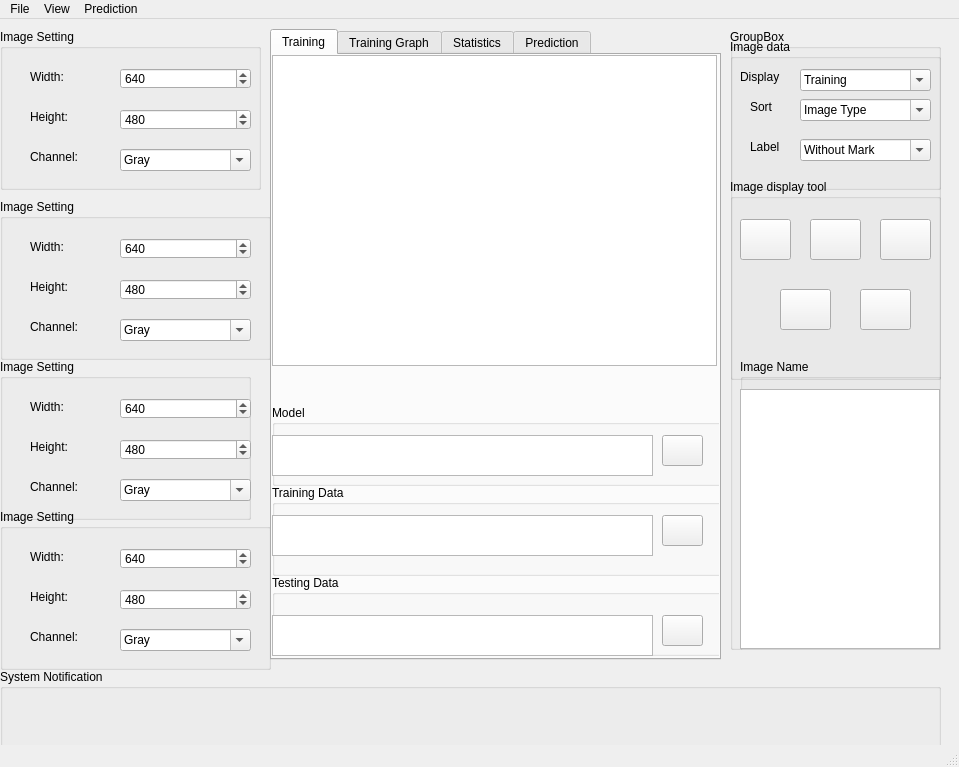
<?xml version="1.0" encoding="UTF-8"?>
<ui version="4.0">
 <class>MainWindow</class>
 <widget class="QMainWindow" name="MainWindow">
  <property name="geometry">
   <rect>
    <x>0</x>
    <y>0</y>
    <width>959</width>
    <height>767</height>
   </rect>
  </property>
  <property name="windowTitle">
   <string>MainWindow</string>
  </property>
  <widget class="QWidget" name="centralwidget">
   <widget class="QGroupBox" name="groupBox_ImageSetting">
    <property name="geometry">
     <rect>
      <x>0</x>
      <y>10</y>
      <width>261</width>
      <height>161</height>
     </rect>
    </property>
    <property name="font">
     <font>
      <weight>50</weight>
      <bold>false</bold>
     </font>
    </property>
    <property name="title">
     <string>Image Setting</string>
    </property>
    <property name="flat">
     <bool>true</bool>
    </property>
    <property name="checkable">
     <bool>false</bool>
    </property>
    <widget class="QLabel" name="label_ImageWidth">
     <property name="geometry">
      <rect>
       <x>30</x>
       <y>40</y>
       <width>58</width>
       <height>15</height>
      </rect>
     </property>
     <property name="text">
      <string>Width:</string>
     </property>
    </widget>
    <widget class="QLabel" name="label_ImageHeight">
     <property name="geometry">
      <rect>
       <x>30</x>
       <y>80</y>
       <width>58</width>
       <height>15</height>
      </rect>
     </property>
     <property name="text">
      <string>Height:</string>
     </property>
    </widget>
    <widget class="QLabel" name="label_Channel">
     <property name="geometry">
      <rect>
       <x>30</x>
       <y>120</y>
       <width>58</width>
       <height>15</height>
      </rect>
     </property>
     <property name="text">
      <string>Channel:</string>
     </property>
    </widget>
    <widget class="QSpinBox" name="spinBox_ImageWidth">
     <property name="geometry">
      <rect>
       <x>120</x>
       <y>39</y>
       <width>131</width>
       <height>21</height>
      </rect>
     </property>
     <property name="maximum">
      <number>1000</number>
     </property>
     <property name="value">
      <number>640</number>
     </property>
    </widget>
    <widget class="QSpinBox" name="spinBox_ImageHeight">
     <property name="geometry">
      <rect>
       <x>120</x>
       <y>80</y>
       <width>131</width>
       <height>21</height>
      </rect>
     </property>
     <property name="maximum">
      <number>1000</number>
     </property>
     <property name="value">
      <number>480</number>
     </property>
    </widget>
    <widget class="QComboBox" name="comboBox_ImageChannel">
     <property name="geometry">
      <rect>
       <x>120</x>
       <y>120</y>
       <width>131</width>
       <height>22</height>
      </rect>
     </property>
     <property name="editable">
      <bool>true</bool>
     </property>
     <property name="currentText">
      <string>Gray</string>
     </property>
     <property name="currentIndex">
      <number>0</number>
     </property>
     <item>
      <property name="text">
       <string>Gray</string>
      </property>
     </item>
     <item>
      <property name="text">
       <string>Color</string>
      </property>
     </item>
    </widget>
   </widget>
   <widget class="QGroupBox" name="groupBox_ImageSetting_2">
    <property name="geometry">
     <rect>
      <x>0</x>
      <y>180</y>
      <width>271</width>
      <height>161</height>
     </rect>
    </property>
    <property name="font">
     <font>
      <weight>50</weight>
      <bold>false</bold>
     </font>
    </property>
    <property name="title">
     <string>Image Setting</string>
    </property>
    <property name="flat">
     <bool>true</bool>
    </property>
    <property name="checkable">
     <bool>false</bool>
    </property>
    <widget class="QLabel" name="label_ImageWidth_2">
     <property name="geometry">
      <rect>
       <x>30</x>
       <y>40</y>
       <width>58</width>
       <height>15</height>
      </rect>
     </property>
     <property name="text">
      <string>Width:</string>
     </property>
    </widget>
    <widget class="QLabel" name="label_ImageHeight_2">
     <property name="geometry">
      <rect>
       <x>30</x>
       <y>80</y>
       <width>58</width>
       <height>15</height>
      </rect>
     </property>
     <property name="text">
      <string>Height:</string>
     </property>
    </widget>
    <widget class="QLabel" name="label_Channel_2">
     <property name="geometry">
      <rect>
       <x>30</x>
       <y>120</y>
       <width>58</width>
       <height>15</height>
      </rect>
     </property>
     <property name="text">
      <string>Channel:</string>
     </property>
    </widget>
    <widget class="QSpinBox" name="spinBox_ImageWidth_2">
     <property name="geometry">
      <rect>
       <x>120</x>
       <y>39</y>
       <width>131</width>
       <height>21</height>
      </rect>
     </property>
     <property name="maximum">
      <number>1000</number>
     </property>
     <property name="value">
      <number>640</number>
     </property>
    </widget>
    <widget class="QSpinBox" name="spinBox_ImageHeight_2">
     <property name="geometry">
      <rect>
       <x>120</x>
       <y>80</y>
       <width>131</width>
       <height>21</height>
      </rect>
     </property>
     <property name="maximum">
      <number>1000</number>
     </property>
     <property name="value">
      <number>480</number>
     </property>
    </widget>
    <widget class="QComboBox" name="comboBox_ImageChannel_2">
     <property name="geometry">
      <rect>
       <x>120</x>
       <y>120</y>
       <width>131</width>
       <height>22</height>
      </rect>
     </property>
     <property name="editable">
      <bool>true</bool>
     </property>
     <property name="currentText">
      <string>Gray</string>
     </property>
     <property name="currentIndex">
      <number>0</number>
     </property>
     <item>
      <property name="text">
       <string>Gray</string>
      </property>
     </item>
     <item>
      <property name="text">
       <string>Color</string>
      </property>
     </item>
    </widget>
   </widget>
   <widget class="QGroupBox" name="groupBox_ImageSetting_3">
    <property name="geometry">
     <rect>
      <x>0</x>
      <y>340</y>
      <width>251</width>
      <height>161</height>
     </rect>
    </property>
    <property name="font">
     <font>
      <weight>50</weight>
      <bold>false</bold>
     </font>
    </property>
    <property name="title">
     <string>Image Setting</string>
    </property>
    <property name="flat">
     <bool>true</bool>
    </property>
    <property name="checkable">
     <bool>false</bool>
    </property>
    <widget class="QLabel" name="label_ImageWidth_3">
     <property name="geometry">
      <rect>
       <x>30</x>
       <y>40</y>
       <width>58</width>
       <height>15</height>
      </rect>
     </property>
     <property name="text">
      <string>Width:</string>
     </property>
    </widget>
    <widget class="QLabel" name="label_ImageHeight_3">
     <property name="geometry">
      <rect>
       <x>30</x>
       <y>80</y>
       <width>58</width>
       <height>15</height>
      </rect>
     </property>
     <property name="text">
      <string>Height:</string>
     </property>
    </widget>
    <widget class="QLabel" name="label_Channel_3">
     <property name="geometry">
      <rect>
       <x>30</x>
       <y>120</y>
       <width>58</width>
       <height>15</height>
      </rect>
     </property>
     <property name="text">
      <string>Channel:</string>
     </property>
    </widget>
    <widget class="QSpinBox" name="spinBox_ImageWidth_3">
     <property name="geometry">
      <rect>
       <x>120</x>
       <y>39</y>
       <width>131</width>
       <height>21</height>
      </rect>
     </property>
     <property name="maximum">
      <number>1000</number>
     </property>
     <property name="value">
      <number>640</number>
     </property>
    </widget>
    <widget class="QSpinBox" name="spinBox_ImageHeight_3">
     <property name="geometry">
      <rect>
       <x>120</x>
       <y>80</y>
       <width>131</width>
       <height>21</height>
      </rect>
     </property>
     <property name="maximum">
      <number>1000</number>
     </property>
     <property name="value">
      <number>480</number>
     </property>
    </widget>
    <widget class="QComboBox" name="comboBox_ImageChannel_3">
     <property name="geometry">
      <rect>
       <x>120</x>
       <y>120</y>
       <width>131</width>
       <height>22</height>
      </rect>
     </property>
     <property name="editable">
      <bool>true</bool>
     </property>
     <property name="currentText">
      <string>Gray</string>
     </property>
     <property name="currentIndex">
      <number>0</number>
     </property>
     <item>
      <property name="text">
       <string>Gray</string>
      </property>
     </item>
     <item>
      <property name="text">
       <string>Color</string>
      </property>
     </item>
    </widget>
   </widget>
   <widget class="QGroupBox" name="groupBox_ImageSetting_4">
    <property name="geometry">
     <rect>
      <x>0</x>
      <y>490</y>
      <width>271</width>
      <height>161</height>
     </rect>
    </property>
    <property name="font">
     <font>
      <weight>50</weight>
      <bold>false</bold>
     </font>
    </property>
    <property name="title">
     <string>Image Setting</string>
    </property>
    <property name="flat">
     <bool>true</bool>
    </property>
    <property name="checkable">
     <bool>false</bool>
    </property>
    <widget class="QLabel" name="label_ImageWidth_4">
     <property name="geometry">
      <rect>
       <x>30</x>
       <y>40</y>
       <width>58</width>
       <height>15</height>
      </rect>
     </property>
     <property name="text">
      <string>Width:</string>
     </property>
    </widget>
    <widget class="QLabel" name="label_ImageHeight_4">
     <property name="geometry">
      <rect>
       <x>30</x>
       <y>80</y>
       <width>58</width>
       <height>15</height>
      </rect>
     </property>
     <property name="text">
      <string>Height:</string>
     </property>
    </widget>
    <widget class="QLabel" name="label_Channel_4">
     <property name="geometry">
      <rect>
       <x>30</x>
       <y>120</y>
       <width>58</width>
       <height>15</height>
      </rect>
     </property>
     <property name="text">
      <string>Channel:</string>
     </property>
    </widget>
    <widget class="QSpinBox" name="spinBox_ImageWidth_4">
     <property name="geometry">
      <rect>
       <x>120</x>
       <y>39</y>
       <width>131</width>
       <height>21</height>
      </rect>
     </property>
     <property name="maximum">
      <number>1000</number>
     </property>
     <property name="value">
      <number>640</number>
     </property>
    </widget>
    <widget class="QSpinBox" name="spinBox_ImageHeight_4">
     <property name="geometry">
      <rect>
       <x>120</x>
       <y>80</y>
       <width>131</width>
       <height>21</height>
      </rect>
     </property>
     <property name="maximum">
      <number>1000</number>
     </property>
     <property name="value">
      <number>480</number>
     </property>
    </widget>
    <widget class="QComboBox" name="comboBox_ImageChannel_4">
     <property name="geometry">
      <rect>
       <x>120</x>
       <y>120</y>
       <width>131</width>
       <height>22</height>
      </rect>
     </property>
     <property name="editable">
      <bool>true</bool>
     </property>
     <property name="currentText">
      <string>Gray</string>
     </property>
     <property name="currentIndex">
      <number>0</number>
     </property>
     <item>
      <property name="text">
       <string>Gray</string>
      </property>
     </item>
     <item>
      <property name="text">
       <string>Color</string>
      </property>
     </item>
    </widget>
   </widget>
   <widget class="QGroupBox" name="groupBox">
    <property name="geometry">
     <rect>
      <x>730</x>
      <y>10</y>
      <width>211</width>
      <height>621</height>
     </rect>
    </property>
    <property name="title">
     <string>GroupBox</string>
    </property>
    <widget class="QGroupBox" name="groupBox_3">
     <property name="geometry">
      <rect>
       <x>10</x>
       <y>330</y>
       <width>211</width>
       <height>301</height>
      </rect>
     </property>
     <property name="title">
      <string>Image Name</string>
     </property>
     <widget class="QListWidget" name="listWidget_ImageName">
      <property name="geometry">
       <rect>
        <x>0</x>
        <y>30</y>
        <width>200</width>
        <height>260</height>
       </rect>
      </property>
     </widget>
    </widget>
    <widget class="QGroupBox" name="groupBox_4">
     <property name="geometry">
      <rect>
       <x>0</x>
       <y>10</y>
       <width>211</width>
       <height>151</height>
      </rect>
     </property>
     <property name="title">
      <string>Image data</string>
     </property>
     <widget class="QComboBox" name="comboBox_ImageChannel_5">
      <property name="geometry">
       <rect>
        <x>70</x>
        <y>30</y>
        <width>131</width>
        <height>22</height>
       </rect>
      </property>
      <property name="editable">
       <bool>true</bool>
      </property>
      <property name="currentText">
       <string>Training</string>
      </property>
      <property name="currentIndex">
       <number>0</number>
      </property>
      <item>
       <property name="text">
        <string>Training</string>
       </property>
      </item>
      <item>
       <property name="text">
        <string>Testing</string>
       </property>
      </item>
      <item>
       <property name="text">
        <string>All</string>
       </property>
      </item>
     </widget>
     <widget class="QLabel" name="label">
      <property name="geometry">
       <rect>
        <x>10</x>
        <y>30</y>
        <width>55</width>
        <height>16</height>
       </rect>
      </property>
      <property name="text">
       <string>Display</string>
      </property>
     </widget>
     <widget class="QComboBox" name="comboBox_ImageChannel_6">
      <property name="geometry">
       <rect>
        <x>70</x>
        <y>60</y>
        <width>131</width>
        <height>22</height>
       </rect>
      </property>
      <property name="editable">
       <bool>true</bool>
      </property>
      <property name="currentText">
       <string>Image Type</string>
      </property>
      <property name="currentIndex">
       <number>0</number>
      </property>
      <item>
       <property name="text">
        <string>Image Type</string>
       </property>
      </item>
      <item>
       <property name="text">
        <string>Alphabetical</string>
       </property>
      </item>
      <item>
       <property name="text">
        <string>Time</string>
       </property>
      </item>
     </widget>
     <widget class="QLabel" name="label_2">
      <property name="geometry">
       <rect>
        <x>20</x>
        <y>60</y>
        <width>55</width>
        <height>16</height>
       </rect>
      </property>
      <property name="text">
       <string>Sort</string>
      </property>
     </widget>
     <widget class="QLabel" name="label_3">
      <property name="geometry">
       <rect>
        <x>20</x>
        <y>100</y>
        <width>55</width>
        <height>16</height>
       </rect>
      </property>
      <property name="text">
       <string>Label</string>
      </property>
     </widget>
     <widget class="QComboBox" name="comboBox_ImageChannel_7">
      <property name="geometry">
       <rect>
        <x>70</x>
        <y>100</y>
        <width>131</width>
        <height>22</height>
       </rect>
      </property>
      <property name="editable">
       <bool>true</bool>
      </property>
      <property name="currentText">
       <string>Without Mark</string>
      </property>
      <property name="currentIndex">
       <number>0</number>
      </property>
      <item>
       <property name="text">
        <string>Without Mark</string>
       </property>
      </item>
     </widget>
    </widget>
    <widget class="QGroupBox" name="groupBox_5">
     <property name="geometry">
      <rect>
       <x>0</x>
       <y>150</y>
       <width>211</width>
       <height>201</height>
      </rect>
     </property>
     <property name="title">
      <string>Image display tool</string>
     </property>
     <widget class="QPushButton" name="pushButton">
      <property name="geometry">
       <rect>
        <x>10</x>
        <y>40</y>
        <width>51</width>
        <height>41</height>
       </rect>
      </property>
      <property name="text">
       <string/>
      </property>
      <property name="icon">
       <iconset>
        <normaloff>../../labelImg-master/labelImg-master/resources/icons/zoom.png</normaloff>../../labelImg-master/labelImg-master/resources/icons/zoom.png</iconset>
      </property>
     </widget>
     <widget class="QPushButton" name="pushButton_2">
      <property name="geometry">
       <rect>
        <x>80</x>
        <y>40</y>
        <width>51</width>
        <height>41</height>
       </rect>
      </property>
      <property name="text">
       <string/>
      </property>
      <property name="icon">
       <iconset>
        <normaloff>../../labelImg-master/labelImg-master/resources/icons/zoom-in.png</normaloff>../../labelImg-master/labelImg-master/resources/icons/zoom-in.png</iconset>
      </property>
     </widget>
     <widget class="QPushButton" name="pushButton_3">
      <property name="geometry">
       <rect>
        <x>150</x>
        <y>40</y>
        <width>51</width>
        <height>41</height>
       </rect>
      </property>
      <property name="text">
       <string/>
      </property>
      <property name="icon">
       <iconset>
        <normaloff>../../labelImg-master/labelImg-master/resources/icons/zoom-out.png</normaloff>../../labelImg-master/labelImg-master/resources/icons/zoom-out.png</iconset>
      </property>
     </widget>
     <widget class="QPushButton" name="pushButton_4">
      <property name="geometry">
       <rect>
        <x>50</x>
        <y>110</y>
        <width>51</width>
        <height>41</height>
       </rect>
      </property>
      <property name="text">
       <string/>
      </property>
      <property name="icon">
       <iconset>
        <normaloff>../../labelImg-master/labelImg-master/resources/icons/prev.png</normaloff>../../labelImg-master/labelImg-master/resources/icons/prev.png</iconset>
      </property>
     </widget>
     <widget class="QPushButton" name="pushButton_5">
      <property name="geometry">
       <rect>
        <x>130</x>
        <y>110</y>
        <width>51</width>
        <height>41</height>
       </rect>
      </property>
      <property name="text">
       <string/>
      </property>
      <property name="icon">
       <iconset>
        <normaloff>../../labelImg-master/labelImg-master/resources/icons/next.png</normaloff>../../labelImg-master/labelImg-master/resources/icons/next.png</iconset>
      </property>
     </widget>
    </widget>
   </widget>
   <widget class="QGroupBox" name="System_Notification">
    <property name="geometry">
     <rect>
      <x>0</x>
      <y>650</y>
      <width>941</width>
      <height>101</height>
     </rect>
    </property>
    <property name="title">
     <string>System Notification</string>
    </property>
   </widget>
   <widget class="QTabWidget" name="tabWidget">
    <property name="geometry">
     <rect>
      <x>270</x>
      <y>10</y>
      <width>451</width>
      <height>631</height>
     </rect>
    </property>
    <property name="currentIndex">
     <number>0</number>
    </property>
    <widget class="QWidget" name="tab">
     <attribute name="title">
      <string>Training</string>
     </attribute>
     <widget class="QGraphicsView" name="graphicsView">
      <property name="geometry">
       <rect>
        <x>0</x>
        <y>0</y>
        <width>445</width>
        <height>311</height>
       </rect>
      </property>
     </widget>
     <widget class="QGroupBox" name="groupBox_TestingData">
      <property name="geometry">
       <rect>
        <x>0</x>
        <y>520</y>
        <width>461</width>
        <height>81</height>
       </rect>
      </property>
      <property name="title">
       <string>Testing Data</string>
      </property>
      <widget class="QPlainTextEdit" name="plainTextEdit_TestingDataPath">
       <property name="geometry">
        <rect>
         <x>0</x>
         <y>40</y>
         <width>381</width>
         <height>41</height>
        </rect>
       </property>
      </widget>
      <widget class="QPushButton" name="pushButton_AIModelPath_4">
       <property name="geometry">
        <rect>
         <x>390</x>
         <y>40</y>
         <width>41</width>
         <height>31</height>
        </rect>
       </property>
       <property name="font">
        <font>
         <weight>50</weight>
         <bold>false</bold>
        </font>
       </property>
       <property name="text">
        <string/>
       </property>
       <property name="icon">
        <iconset>
         <normaloff>../../labelImg-master/labelImg-master/resources/icons/open.png</normaloff>../../labelImg-master/labelImg-master/resources/icons/open.png</iconset>
       </property>
      </widget>
     </widget>
     <widget class="QGroupBox" name="groupBox_2">
      <property name="geometry">
       <rect>
        <x>0</x>
        <y>350</y>
        <width>461</width>
        <height>81</height>
       </rect>
      </property>
      <property name="title">
       <string>Model</string>
      </property>
      <widget class="QPushButton" name="pushButton_AIModelPath">
       <property name="geometry">
        <rect>
         <x>390</x>
         <y>30</y>
         <width>41</width>
         <height>31</height>
        </rect>
       </property>
       <property name="font">
        <font>
         <weight>50</weight>
         <bold>false</bold>
        </font>
       </property>
       <property name="text">
        <string/>
       </property>
       <property name="icon">
        <iconset>
         <normaloff>../../labelImg-master/labelImg-master/resources/icons/open.png</normaloff>../../labelImg-master/labelImg-master/resources/icons/open.png</iconset>
       </property>
      </widget>
      <widget class="QPlainTextEdit" name="plainTextEdit_ModelPath">
       <property name="geometry">
        <rect>
         <x>0</x>
         <y>30</y>
         <width>381</width>
         <height>41</height>
        </rect>
       </property>
      </widget>
     </widget>
     <widget class="QGroupBox" name="groupBox_TrainingData">
      <property name="geometry">
       <rect>
        <x>0</x>
        <y>430</y>
        <width>461</width>
        <height>91</height>
       </rect>
      </property>
      <property name="title">
       <string>Training Data</string>
      </property>
      <widget class="QPlainTextEdit" name="plainTextEdit_TrainingDataPath">
       <property name="geometry">
        <rect>
         <x>0</x>
         <y>30</y>
         <width>381</width>
         <height>41</height>
        </rect>
       </property>
      </widget>
      <widget class="QPushButton" name="pushButton_AIModelPath_3">
       <property name="geometry">
        <rect>
         <x>390</x>
         <y>30</y>
         <width>41</width>
         <height>31</height>
        </rect>
       </property>
       <property name="font">
        <font>
         <weight>50</weight>
         <bold>false</bold>
        </font>
       </property>
       <property name="text">
        <string/>
       </property>
       <property name="icon">
        <iconset>
         <normaloff>../../labelImg-master/labelImg-master/resources/icons/open.png</normaloff>../../labelImg-master/labelImg-master/resources/icons/open.png</iconset>
       </property>
      </widget>
     </widget>
    </widget>
    <widget class="QWidget" name="tab_2">
     <attribute name="title">
      <string>Training Graph</string>
     </attribute>
     <widget class="PlotWidget" name="graphicsView_LossGraph">
      <property name="geometry">
       <rect>
        <x>0</x>
        <y>320</y>
        <width>461</width>
        <height>251</height>
       </rect>
      </property>
     </widget>
     <widget class="QLabel" name="label_5">
      <property name="geometry">
       <rect>
        <x>140</x>
        <y>290</y>
        <width>181</width>
        <height>16</height>
       </rect>
      </property>
      <property name="text">
       <string>Accuracy value training graph</string>
      </property>
      <property name="textFormat">
       <enum>Qt::PlainText</enum>
      </property>
     </widget>
     <widget class="PlotWidget" name="graphicsView_AccGraph">
      <property name="geometry">
       <rect>
        <x>-10</x>
        <y>20</y>
        <width>471</width>
        <height>261</height>
       </rect>
      </property>
     </widget>
     <widget class="QLabel" name="label_4">
      <property name="geometry">
       <rect>
        <x>140</x>
        <y>580</y>
        <width>181</width>
        <height>16</height>
       </rect>
      </property>
      <property name="text">
       <string>Loss value training graph</string>
      </property>
      <property name="textFormat">
       <enum>Qt::PlainText</enum>
      </property>
     </widget>
    </widget>
    <widget class="QWidget" name="tab_3">
     <attribute name="title">
      <string>Statistics</string>
     </attribute>
     <widget class="QGroupBox" name="groupBox_7">
      <property name="geometry">
       <rect>
        <x>0</x>
        <y>30</y>
        <width>461</width>
        <height>291</height>
       </rect>
      </property>
      <property name="title">
       <string>Confusion Matrix</string>
      </property>
     </widget>
     <widget class="QGroupBox" name="groupBox_8">
      <property name="geometry">
       <rect>
        <x>0</x>
        <y>320</y>
        <width>461</width>
        <height>291</height>
       </rect>
      </property>
      <property name="title">
       <string>Number of image</string>
      </property>
     </widget>
    </widget>
    <widget class="QWidget" name="tab_4">
     <attribute name="title">
      <string>Prediction</string>
     </attribute>
     <widget class="QGraphicsView" name="graphicsView_2">
      <property name="geometry">
       <rect>
        <x>0</x>
        <y>20</y>
        <width>451</width>
        <height>311</height>
       </rect>
      </property>
     </widget>
     <widget class="QGroupBox" name="groupBox_6">
      <property name="geometry">
       <rect>
        <x>0</x>
        <y>360</y>
        <width>461</width>
        <height>241</height>
       </rect>
      </property>
      <property name="title">
       <string>Display prediction result</string>
      </property>
     </widget>
    </widget>
   </widget>
  </widget>
  <widget class="QMenuBar" name="menubar">
   <property name="geometry">
    <rect>
     <x>0</x>
     <y>0</y>
     <width>959</width>
     <height>25</height>
    </rect>
   </property>
   <widget class="QMenu" name="menuFile">
    <property name="title">
     <string>File</string>
    </property>
    <addaction name="actionSave_parameter"/>
    <addaction name="actionQuit"/>
   </widget>
   <widget class="QMenu" name="menuView">
    <property name="title">
     <string>View</string>
    </property>
   </widget>
   <widget class="QMenu" name="menuPrediction">
    <property name="title">
     <string>Prediction</string>
    </property>
    <addaction name="actionLoad_an_image"/>
    <addaction name="actionLoad_Folder_of_image"/>
   </widget>
   <addaction name="menuFile"/>
   <addaction name="menuView"/>
   <addaction name="menuPrediction"/>
  </widget>
  <widget class="QStatusBar" name="statusbar"/>
  <action name="actionLoad_an_image">
   <property name="text">
    <string>Load an image</string>
   </property>
  </action>
  <action name="actionLoad_Folder_of_image">
   <property name="text">
    <string>Load Folder of image</string>
   </property>
  </action>
  <action name="actionSave_parameter">
   <property name="icon">
    <iconset>
     <normaloff>../../labelImg-master/labelImg-master/resources/icons/save.png</normaloff>../../labelImg-master/labelImg-master/resources/icons/save.png</iconset>
   </property>
   <property name="text">
    <string>Save parameter</string>
   </property>
  </action>
  <action name="actionQuit">
   <property name="icon">
    <iconset>
     <normaloff>../../labelImg-master/labelImg-master/resources/icons/quit.png</normaloff>../../labelImg-master/labelImg-master/resources/icons/quit.png</iconset>
   </property>
   <property name="text">
    <string>Quit</string>
   </property>
  </action>
 </widget>
 <customwidgets>
  <customwidget>
   <class>PlotWidget</class>
   <extends>QGraphicsView</extends>
   <header>pyqtgraph</header>
  </customwidget>
 </customwidgets>
 <resources/>
 <connections/>
</ui>
